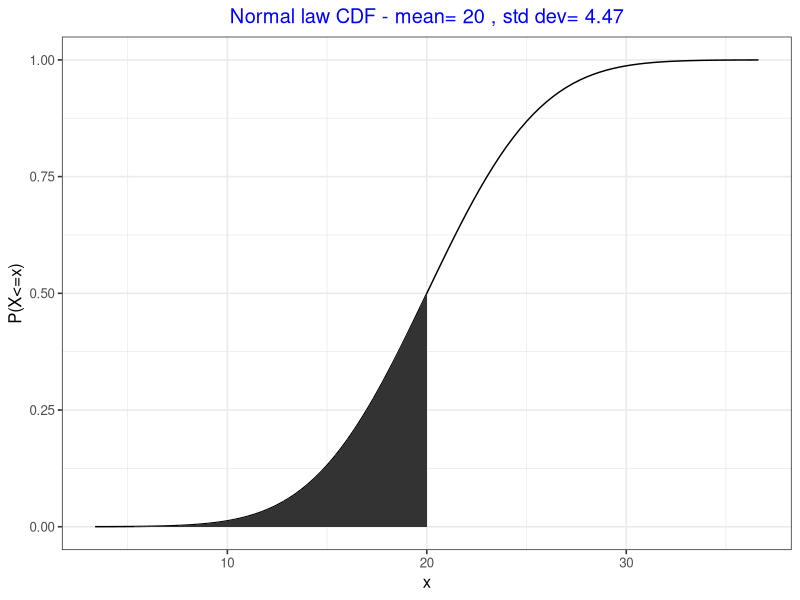
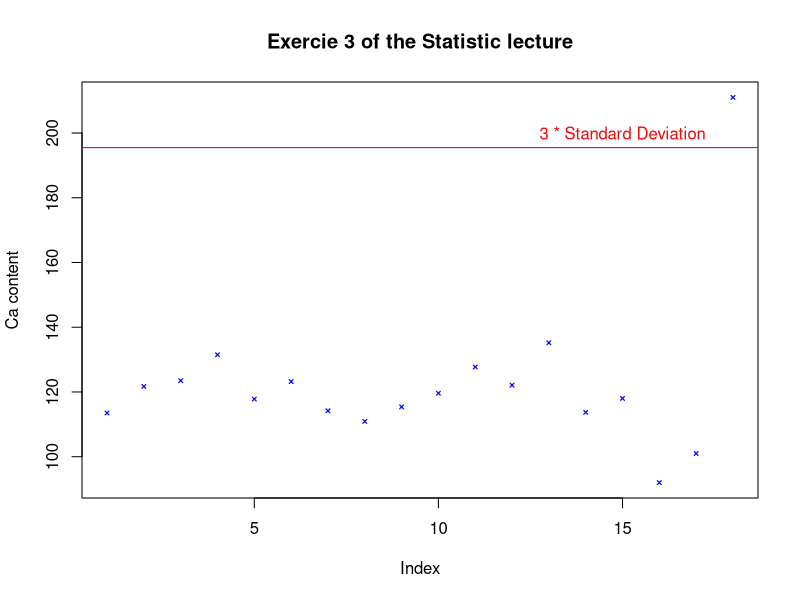
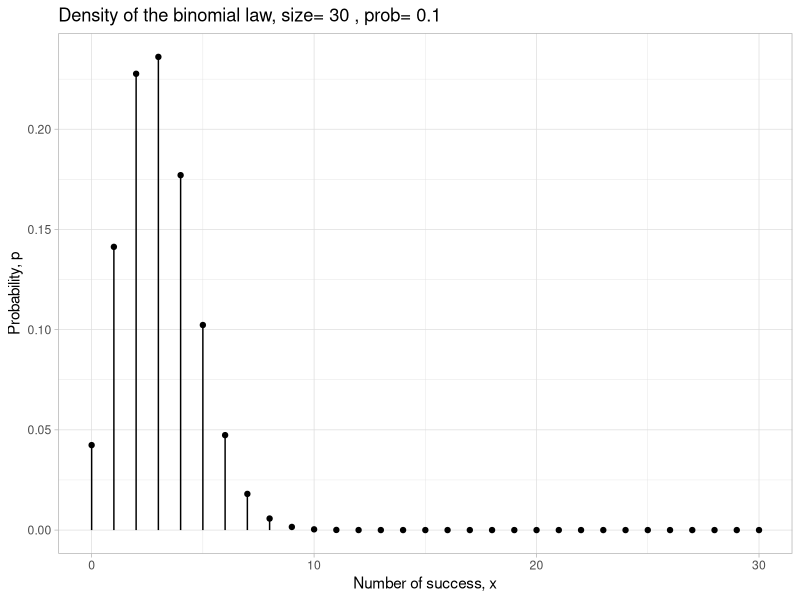
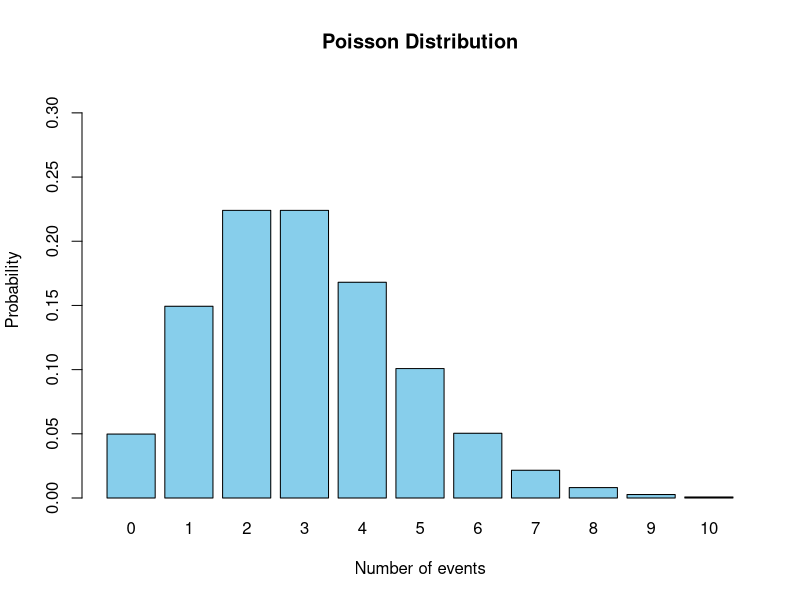
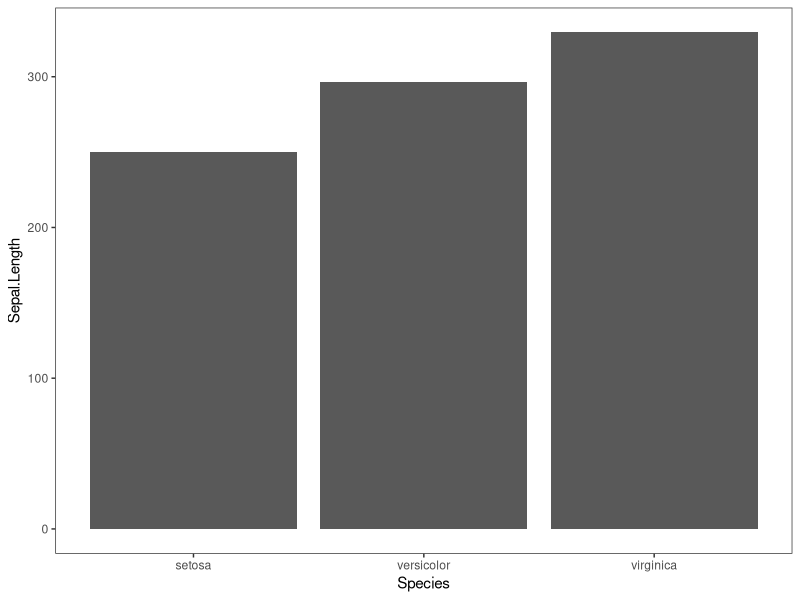
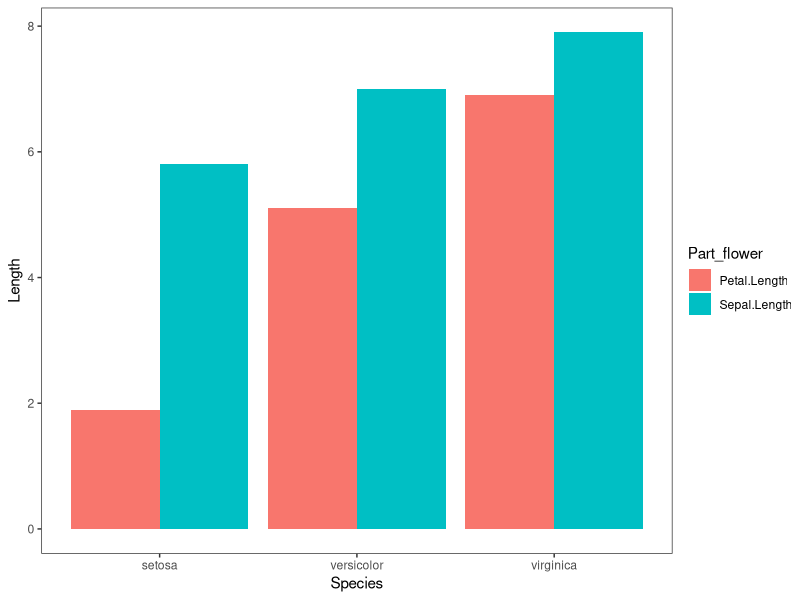
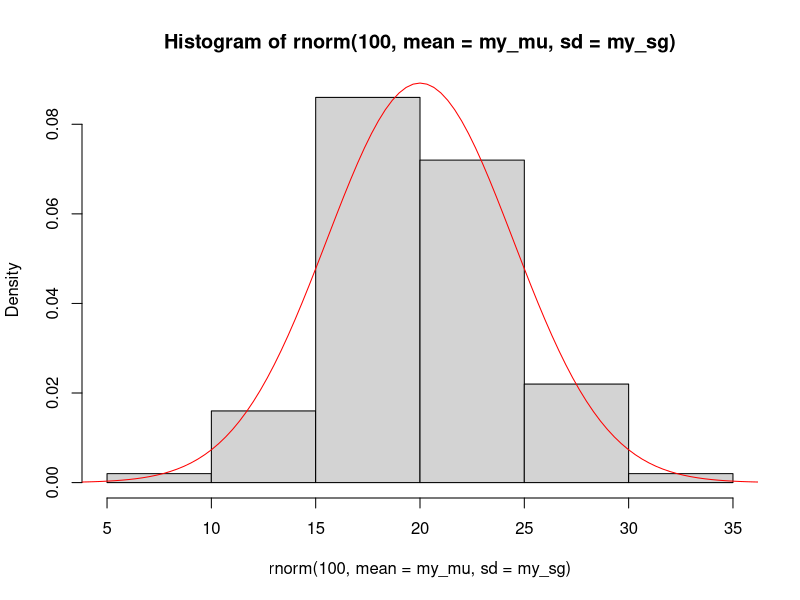
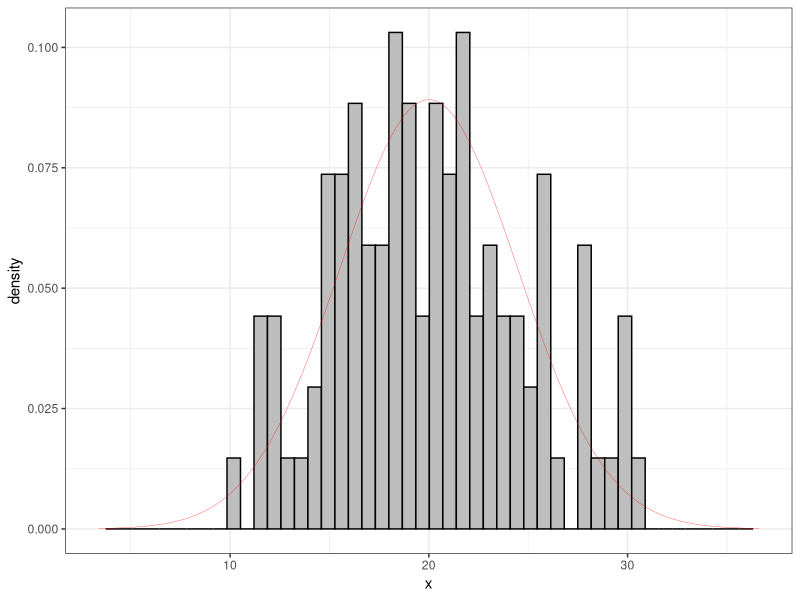

Source code (R) for these figures, in order:
## ---- chunk 1
knitr::opts_chunk$set(echo = TRUE)
## ---- chunk 2
x <- 20
l <- c(10, 44, 89)
s <- "I am a character"
bo <- TRUE # a booleen

paste("Variable x:",x)
class(x)
paste("Variable l:",l)
class(l)
paste("Variable s:", s)
class(s)
paste("Variable s:", bo)
class(bo)

## ---- chunk 3
li <- list(10, 44, 89)
li
class(li)
## ---- chunk 4
vector <- c(1, 5, NULL)
liste <- list(1, 5, "u", NULL)
vector
liste
## ---- chunk 5
# Utilisation of the Iris data set, directly included in R
class(iris)
head(iris)
head(iris$Sepal.Length)
## ---- chunk 6
which(iris$Species != "setosa")
## ---- chunk 7
table(iris$Species)
table(iris$Species != "setosa")
table(subset(iris, Species == "setosa")$Petal.Length > 1.4)
head(subset(iris, Species == "setosa", c(Sepal.Length, Petal.Length)))
## ---- chunk 8
library(tibble)
# creation of the dataset
# m1 a list with Null values
m1<-list(1.311,1.287,1.293,1.308,1.291,1.300,1.274,1.287)
m1 <- append(m1, vector("list",5)) # append 5 element NULL contain in a list
m2<-c(1.298,1.309,1.293,1.251,1.338,1.302,1.270,1.339,1.346,1.292,1.291,1.321,1.285)
Si<-tibble(method1=m1,method2=m2)
## ---- chunk 9
# recover a list containing the values of method 1 padded with NULL values then converted to a vector, without NULL values
m1<-Si$method1 %>% unlist()
m1
class(m1)
## ---- chunk 10
library(dplyr, tidyr)
Si2<-tibble(method=c(rep("method1",8),rep("method2",13)),values=c(m1,m2))

# Let's simulate a randomized acquisition of the dataset
Si2<-Si2[sample(nrow(Si2)),] # Indexes are generated by random pick, the tibble is shuffled
head(Si2)
## ---- chunk 11
m1b<-Si2 %>% filter(method == "method1") %>% select(values) %>% unlist()
m1
m1b
## ---- chunk 12
summary(iris)
## ---- chunk 13
sum(iris$Sepal.Length) # Addition of all the observation in the variable
mean(iris$Sepal.Length) # Average
sd(iris$Sepal.Length) # Standard deviation
q <- quantile(iris$Sepal.Length) # Catch all the quantiles 
q
q[1]
length(iris$Sepal.Length) # Number of observation in the variable
## ---- chunk 14
y <- (1-0.95)/2
y
signif(qnorm(y),3)
signif(qnorm(1-y),3)
## ---- chunk 15
x <- iris$Sepal.Length
x_N<-length(x)
x_sd<-sd(x)
x_mu<-mean(x)
x_se<-x_sd/sqrt(x_N)
x_ICmin<-x_mu+x_se*qnorm(0.025)
x_ICmax<-x_mu+x_se*qnorm(0.975)
paste(signif(x_ICmin,3),"<",signif(x_mu,3),"<",signif(x_ICmax,3))
## ---- chunk 16
my_mu<-20 # mean value of the normal law
my_sg<-sqrt(20) # std dev of the normal law
dnorm(20,mean=my_mu,sd=my_sg) # point evaluation of the density at x=20 of a normal law centered at my_mu and width sigma=my_sg
pnorm(20,mean=my_mu,sd=my_sg) # point evaluation of the CDF at q=20 of this same normal distribution
qnorm(0.05,mean=my_mu,sd=my_sg) # quantile of this normal distribution considering a probability p=0.05
rnorm(10,mean=my_mu,sd=my_sg) # generate 10 random numbers following this normal distribution
## ---- chunk 17
n<-30 # population
p<-0.1 # probability of success
dbinom(x=1,size=n,prob=p) # Probability that I win exactly 1 time in 30 plays
pbinom(q=2,size=n,prob=p) # CDF, probability to win 0,1 or 2 times in 30 plays
qbinom(p=0.5,size=n,prob=p) # Quantile of 0.5 from the binomial law
rbinom(n=10,size=n,prob=p) # Sample of size 10 from the binomial law
## ---- chunk 18
n<-30 # number of observation
m <- 20 #  Poisson law parameter
dpois(x=1, lambda =m ) #
ppois(q=2, lambda =m ) # 
qpois(p=0.5, lambda =m ) # 
rpois(n=n, lambda =m ) # 
## ---- chunk 19
factorial(5)
## ---- chunk 20
library(ggplot2)
## ---- chunk 21
# Determination of the limits
alpha=0.0001 # kind of "type I risk", the part of the plot I want to hide on the left/right sides.
xmin=qnorm(alpha,mean=my_mu,sd=my_sg) # left value of the range to plot the distribution
xmax=qnorm(1-alpha,mean=my_mu,sd=my_sg) # right value of the range to plot the distribution

# A beautiful plot of this normal law CDF
ggplot()+ # start plot
  xlim(xmin,xmax)+ # define the range to plot
  stat_function(fun=pnorm,args=c(mean=my_mu,sd=my_sg))+ #Define the CDF of a normal law
  stat_function(fun=pnorm,args=c(mean=my_mu,sd=my_sg),geom="area",xlim=c(xmin,20))+ # define the normal law CDF, plot as an area under the curve and plot until the value 15
  xlab("x")+ # decoration of the x axis
  ylab("P(X<=x)")+ # decoration of the y axis
  labs(title=paste("Normal law CDF - mean=",my_mu,", std dev=",signif(my_sg,3)))+ # title of the plot
  theme_bw(base_size=12)+ # ...the final touch
  theme(plot.title = element_text(hjust = 0.5, color = "blue"))
## ---- chunk 22

Ca <- c(113.5,121.7,123.5,131.5,117.8,123.2,114.2,110.9,115.4,119.6,127.7,122.1,135.2,113.7,118, 92, 101, 211)

## ---- chunk 23
plot(Ca,  
  type = "p", # type de tracé: points ("p"), lignes ("l"), les deux ("b" ou "o"),
  col = "blue", # couleur, tapez `colours()` pour la liste complète
  pch = 4, # type de symboles, un chiffre entre 0 et 25, tapez `?points`
  cex = 0.5, # taille des symboles
  lty = 3, # type de lignes, un chiffre entre 1 et 6
  lwd = 1.2, # taille de lignes
  ylab = "Ca content", # titre pour l'axe des y
  main="Exercie 3 of the Statistic lecture")
abline(h=mean(Ca)+3*sd(Ca), col="red") # Add a line on the graphic
text(15,200, "3 * Standard Deviation", col="red") # Add a text on the graphic
## ---- chunk 24
# Example of data frame for a binomial law
df_binom<-data.frame(x=c(0:n),p=dbinom(x=c(0:n),size=n,prob=p))
# Genaration of a graph
ggplot(data=df_binom)+
  aes(x=x,y=p)+
  geom_point()+
  geom_segment(aes(x=x,y=0,xend=x,yend=p))+
  theme_light()+
  xlab("Number of success, x")+
  ylab("Probability, p")+
  labs(title=paste("Density of the binomial law, size=",n,", prob=",p))
## ---- chunk 25
# Poisson distribution parameter
lambda <- 3  # Lambda parameter

# Generate values from the Poisson distribution
x <- c(0:10)  # Possible values (adjust as needed)
probas <- dpois(x, lambda = lambda)  # PDF
 
# Create the barplot
barplot(probas, names.arg = x, col = "skyblue", main = "Poisson Distribution",
        xlab = "Number of events", ylab = "Probability", ylim = c(0, max(probas) + 0.1))

## ---- chunk 26
ggplot(iris, aes(x = Species, y = Sepal.Length))+
  geom_bar(stat = "identity")+
  theme_test()
## ---- chunk 27
library(tidyr)
reformat <- gather(iris, key = "Part_flower", value = "Length", Sepal.Length, Petal.Length)
head(reformat)

ggplot(reformat, aes(x = Species, y = Length, fill=Part_flower))+
  geom_bar(stat = "identity", position=position_dodge())+
  theme_test()
## ---- chunk 28
hist(rnorm(100,mean=my_mu,sd=my_sg), freq=F) 
curve(dnorm(x,mean=my_mu,sd=my_sg),from = xmin,to = xmax,ylab="densité",add=T,col="red")
## ---- chunk 29
data <- data.frame(x = rnorm(100,mean=my_mu,sd=my_sg))
ggplot(data, aes(x))+
  geom_histogram(aes (y=after_stat(density)), #after_stat(density) normalize to 1
                 fill = "grey",
                 color = "black",
                 bins = 50)+ # bins number of interval un the histogram
  stat_function(fun=dnorm,args=c(mean=my_mu,sd=my_sg),
                color ="red", 
                size = 0.1)+
  xlim(xmin,xmax)+
  theme_bw()

## ---- chunk 30
p <- ggplot(iris, aes(x=Species, y=Sepal.Length, fill=Species))+
  ylim(4,8)+
  ylab("Sepal Length")+ 
  geom_boxplot(alpha=0.7, #alpha for the transparence,
               outlier.colour="red",
               outlier.shape=8,outlier.size=4) +
  stat_summary(fun = mean, geom="point", shape=20, size=8, color="Yellow") +
  geom_point(position="jitter", color="blue", alpha=.5)+
  scale_fill_brewer(palette="Set2")+
  theme_classic()
p
## ---- chunk 31
ggplot(iris, aes(x=Sepal.Width, y=Sepal.Length, shape = Species, color=Species))+
  theme_bw()+
  geom_smooth(method="lm", formula= y~poly(x,3), se=TRUE, size = 0.5) +
  geom_point() +
  facet_wrap(iris$Species, nrow = 2)
## ---- chunk 32
ggplot(iris, aes(x=Sepal.Width, y=Sepal.Length, shape = Species, color = Species))+
  theme_bw()+
  geom_point() + 
  facet_grid(~Species)
